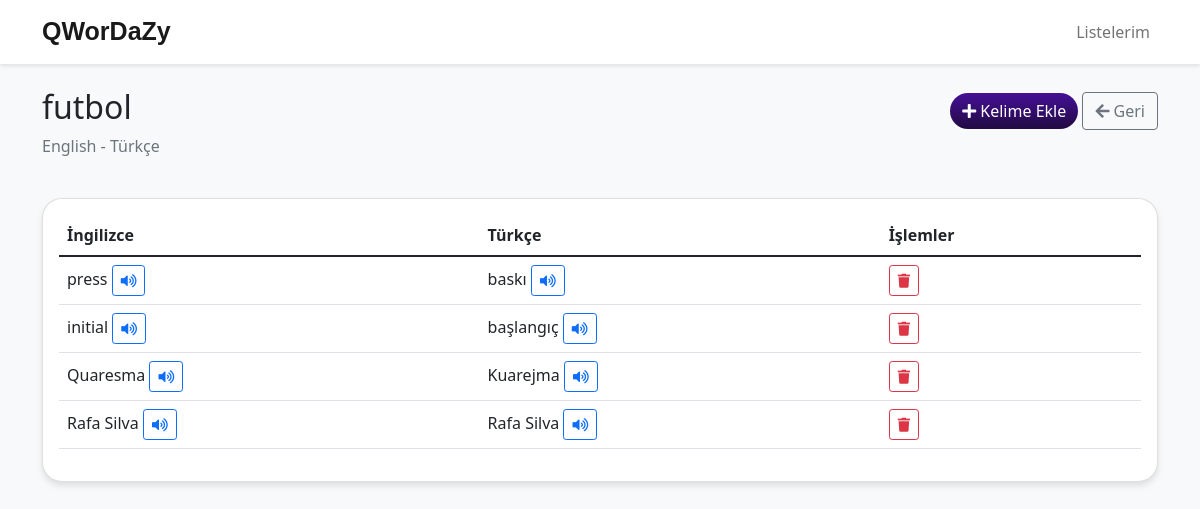
Screenshot of /3/ with the database file from the repository.
### words/models.py (models this page shows, shortened)
class WordList(models.Model):
    name = models.CharField(max_length=100)
    created_at = models.DateTimeField(auto_now_add=True)
    language_direction = models.CharField(max_length=20, choices=[
        ('en_tr', 'English - Turkish'),
        ('tr_en', 'Turkish - English')
    ], default='en_tr')

class Word(models.Model):
    word_list = models.ForeignKey(WordList, on_delete=models.CASCADE, related_name='words')
    source_word = models.CharField(max_length=100)
    target_word = models.CharField(max_length=100)
    created_at = models.DateTimeField(auto_now_add=True)

### words/views.py (the view)
# urls.py: path('<int:pk>/', WordListDetailView.as_view(), name='word-list-detail'),
class WordListDetailView(DetailView):
    model = WordList
    template_name = 'words/word_list_detail.html'
    context_object_name = 'word_list'
    def get_context_data(self, **kwargs):
        context = super().get_context_data(**kwargs)
        context['words'] = self.object.words.all()
        return context

### words/templates/words/word_list_detail.html (shortened to what this page needs)
{% extends 'words/base.html' %}
{% block content %}
<div class="row">
    <div class="col-12 mb-4">
        <div class="d-flex justify-content-between align-items-center">
            <h2>{{ word_list.name }}</h2>
            <div>
                <button class="btn btn-primary" data-bs-toggle="modal" data-bs-target="#addWordModal">
                    <i class="fas fa-plus"></i> Kelime Ekle
                </button>
                <a href="{% url 'words:word-list' %}" class="btn btn-outline-secondary">
                    <i class="fas fa-arrow-left"></i> Geri
                </a>
            </div>
        </div>
        <p class="text-muted">
            {% if word_list.language_direction == 'en_tr' %}
            English - Türkçe
            {% else %}
            Türkçe - English
            {% endif %}
        </p>
    </div>
</div>
<div class="row">
    <div class="col-12">
        <div class="card">
            <div class="card-body">
                <div class="table-responsive">
                    <table class="table">
                        <thead>
                            <tr>
                                <th>{% if word_list.language_direction == 'en_tr' %}İngilizce{% else %}Türkçe{% endif %}</th>
                                <th>{% if word_list.language_direction == 'en_tr' %}Türkçe{% else %}İngilizce{% endif %}</th>
                                <th>İşlemler</th>
                            </tr>
                        </thead>
                        <tbody id="wordsTableBody">
                            {% for word in words %}
                            <tr id="word-{{ word.id }}">
                                <td>
                                    {{ word.source_word }}
                                    <button class="btn btn-sm btn-outline-primary play-sound" data-text="{{ word.source_word }}" data-lang="{% if word_list.language_direction == 'en_tr' %}en{% else %}tr{% endif %}">
                                        <i class="fas fa-volume-up"></i>
                                    </button>
                                </td>
                                <td>
                                    {{ word.target_word }}
                                    <button class="btn btn-sm btn-outline-primary play-sound" data-text="{{ word.target_word }}" data-lang="{% if word_list.language_direction == 'en_tr' %}tr{% else %}en{% endif %}">
                                        <i class="fas fa-volume-up"></i>
                                    </button>
                                </td>
                                <td>
                                    <button class="btn btn-sm btn-outline-danger delete-word" data-word-id="{{ word.id }}">
                                        <i class="fas fa-trash"></i>
                                    </button>
                                </td>
                            </tr>
                            {% empty %}
                            <tr>
                                <td colspan="3" class="text-center">
                                    Bu listede henüz kelime yok.
                                </td>
                            </tr>
                            {% endfor %}
                        </tbody>
                    </table>
                </div>
            </div>
        </div>
    </div>
</div>
{% endblock %}

### words/templates/words/base.html (style rules this page uses)
body { background-color: #f8f9fa; }
.card { border-radius: 20px; box-shadow: 0 4px 6px rgba(0,0,0,0.1); }
.btn-primary { background: linear-gradient(to bottom, #441097, #220a42); border: none; border-radius: 20px; }

### rows the page displays
WordList: name "futbol"
Word: source_word "press", target_word "baskı"
Word: source_word "initial", target_word "başlangıç"
Word: source_word "Quaresma", target_word "Kuarejma"
Word: source_word "Rafa Silva", target_word "Rafa Silva"
